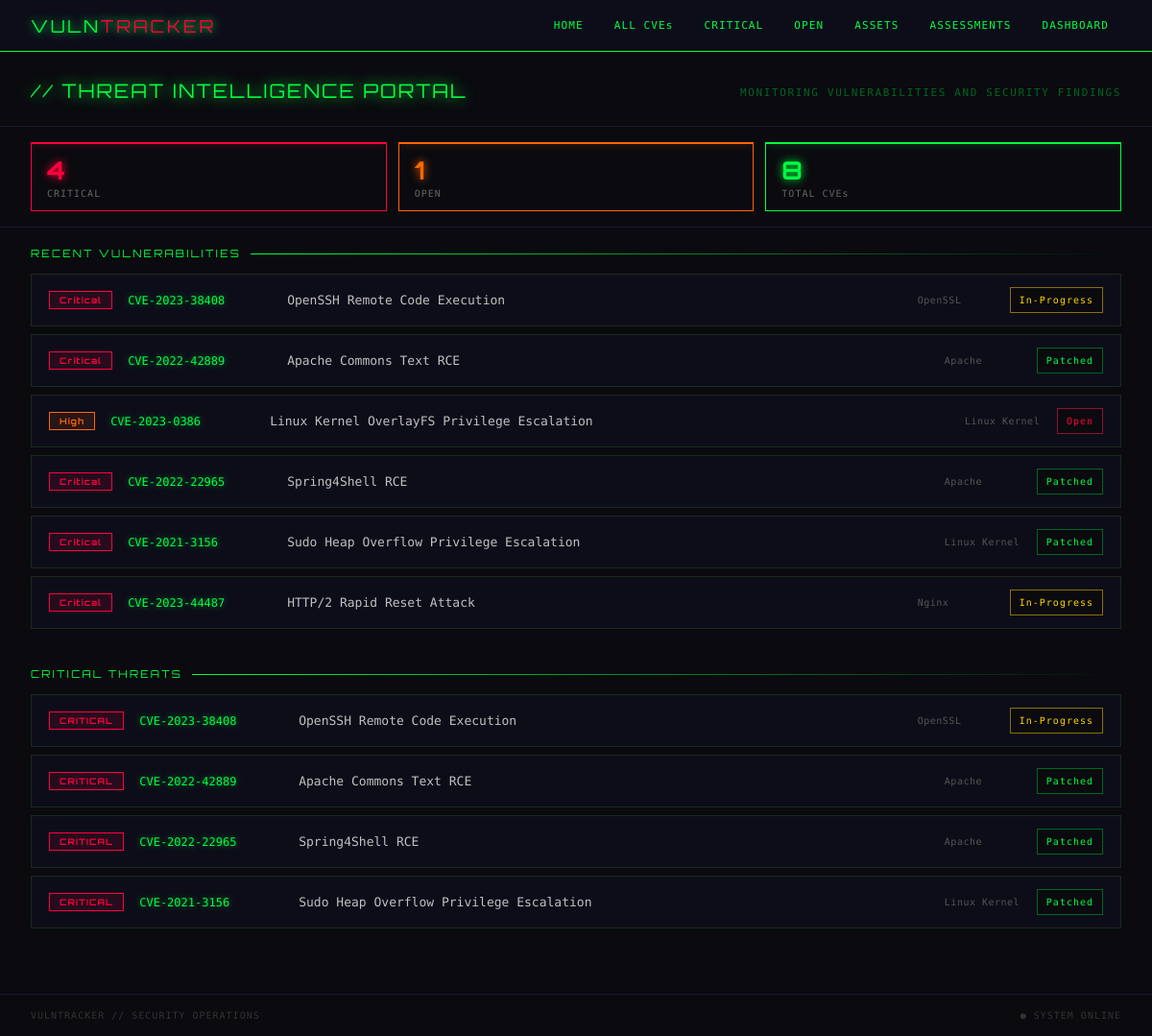
The page / on the database its author committed.
### vulnerabilities/models.py (models this page shows, shortened)
class Vulnerability(models.Model):
    SEV_CHOICES = [
        ('C', 'Critical'),
        ('H', 'High'),
        ('M', 'Medium'),
        ('L', 'Low'),
    ]
    STATUS_CHOICES = [
        ('O', 'Open'),
        ('IP', 'In-Progress'),
        ('P', 'Patched'),
    ]
    cve_id = models.CharField(max_length=50, unique=True)
    title = models.CharField(max_length=200)
    slug = models.SlugField(unique=True)
    description = models.TextField()
    remediation = models.TextField()
    affected_system = models.ForeignKey(
        AffectedSystem,
        on_delete=models.CASCADE,
        related_name='vulnerabilities'
    )
    severity = models.CharField(
        max_length=1,
        choices=SEV_CHOICES,
        default='M'
    )
    status = models.CharField(
        max_length=2,
        choices=STATUS_CHOICES,
        default='O'
    )
    discovered = models.DateTimeField(auto_now_add=True)
    threat_actor = models.ForeignKey(
        ThreatActor,
        on_delete=models.SET_NULL,
        null=True,
        blank=True,
        related_name='vulnerabilities'
    )
    class Meta:
        ordering = ['-discovered']
        verbose_name_plural = 'Vulnerabilities'

class AffectedSystem(models.Model):
    name = models.CharField(max_length=100)
    slug = models.SlugField(unique=True)
    class Meta:
        ordering = ['name']

### vulnerabilities/views.py (the view)
# urls.py: path('', views.home, name='home'),
def home(request):
    recent = Vulnerability.objects.select_related(
        'affected_system'
    ).all()[:6]
    critical = Vulnerability.objects.filter(
        severity='C'
    ).select_related('affected_system')[:4]
    return render(request, 'vulnerabilities/home.html', {
        'recent': recent,
        'critical': critical,
        'total_vulns': Vulnerability.objects.count(),
        'open_count': Vulnerability.objects.filter(status='O').count(),
    })

### vulnerabilities/templates/vulnerabilities/home.html (shortened to what this page needs)
{% extends 'vulnerabilities/base.html' %}
{% block content %}
<div class="page-header">
  <div class="page-title">// THREAT INTELLIGENCE PORTAL</div>
  <div class="page-sub">MONITORING VULNERABILITIES AND SECURITY FINDINGS</div>
</div>
<div class="stats-row">
  <div class="stat-box red">
    <div class="stat-num">{{ critical|length }}</div>
    <div class="stat-label">CRITICAL</div>
  </div>
  <div class="stat-box orange">
    <div class="stat-num">{{ open_count }}</div>
    <div class="stat-label">OPEN</div>
  </div>
  <div class="stat-box green">
    <div class="stat-num">{{ total_vulns }}</div>
    <div class="stat-label">TOTAL CVEs</div>
  </div>
</div>
<div class="section">
  <div class="section-title">RECENT VULNERABILITIES</div>
  {% for vuln in recent %}
  <a href="{% url 'vuln-detail' vuln.slug %}" class="vuln-card">
    <span class="sev-badge {% if vuln.severity == 'C' %}critical{% elif vuln.severity == 'H' %}high{% elif vuln.severity == 'M' %}medium{% elif vuln.severity == 'L' %}low{% endif %}">
      {{ vuln.get_severity_display }}
    </span>
    <span class="vuln-cve">{{ vuln.cve_id }}</span>
    <span class="vuln-title">{{ vuln.title }}</span>
    <span class="vuln-system">{{ vuln.affected_system.name }}</span>
    <span class="status-badge {% if vuln.status == 'O' %}open{% elif vuln.status == 'IP' %}in_progress{% elif vuln.status == 'P' %}patched{% endif %}">
      {{ vuln.get_status_display }}
    </span>
  </a>
  {% empty %}
  <p class="empty">// NO VULNERABILITIES RECORDED</p>
  {% endfor %}
</div>
<div class="section">
  <div class="section-title">CRITICAL THREATS</div>
  {% for vuln in critical %}
  <a href="{% url 'vuln-detail' vuln.slug %}" class="vuln-card">
    <span class="sev-badge critical">CRITICAL</span>
    <span class="vuln-cve">{{ vuln.cve_id }}</span>
    <span class="vuln-title">{{ vuln.title }}</span>
    <span class="vuln-system">{{ vuln.affected_system.name }}</span>
    <span class="status-badge {% if vuln.status == 'O' %}open{% elif vuln.status == 'IP' %}in_progress{% elif vuln.status == 'P' %}patched{% endif %}">
      {{ vuln.get_status_display }}
    </span>
  </a>
  {% empty %}
  <p class="empty">// NO CRITICAL VULNERABILITIES FOUND</p>
  {% endfor %}
</div>
{% endblock %}

### vulnerabilities/templates/vulnerabilities/base.html (shortened to what this page needs)
{% load static %}
<!DOCTYPE html>
<html lang="en">
<head>
    <link rel="stylesheet" href="{% static 'vulnerabilities/style.css' %}?v=20261023">
</head>
<body>
    <nav>
        <a href="{% url 'home' %}" class="logo">
            VULN<span>TRACKER</span>
        </a>
        <div class="nav-links">
            <a href="{% url 'home' %}">HOME</a>
            <a href="{% url 'vuln-list' %}">ALL CVEs</a>
            <a href="{% url 'by-severity' 'critical' %}">CRITICAL</a>
            <a href="{% url 'open-vulns' %}">OPEN</a>
            <a href="{% url 'asset-list' %}">ASSETS</a>
            <a href="{% url 'assessment-list' %}">ASSESSMENTS</a>
            <a href="{% url 'dashboard' %}">DASHBOARD</a>
        </div>
    </nav>
    <main>
        {% block content %}{% endblock %}
    </main>
    <footer>
        <span>VULNTRACKER // SECURITY OPERATIONS</span>
        <span class="blink">● SYSTEM ONLINE</span>
    </footer>
</body>
</html>

### rows shown on the page
Vulnerability: severity "Critical", cve_id "CVE-2023-38408", title "OpenSSH Remote Code Execution", affected_system.name "OpenSSL", status "In-Progress"
Vulnerability: severity "Critical", cve_id "CVE-2022-42889", title "Apache Commons Text RCE", affected_system.name "Apache", status "Patched"
Vulnerability: severity "High", cve_id "CVE-2023-0386", title "Linux Kernel OverlayFS Privilege Escalation", affected_system.name "Linux Kernel", status "Open"
Vulnerability: severity "Critical", cve_id "CVE-2022-22965", title "Spring4Shell RCE", affected_system.name "Apache", status "Patched"
Vulnerability: severity "Critical", cve_id "CVE-2021-3156", title "Sudo Heap Overflow Privilege Escalation", affected_system.name "Linux Kernel", status "Patched"
Vulnerability: severity "Critical", cve_id "CVE-2023-44487", title "HTTP/2 Rapid Reset Attack", affected_system.name "Nginx", status "In-Progress"

### other values the page prints
{{ critical|length }} "4"
{{ open_count }} "1"
{{ total_vulns }} "8"
